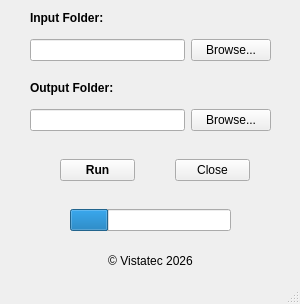
<?xml version="1.0" encoding="UTF-8"?>
<ui version="4.0">
 <class>MainWindow</class>
 <widget class="QMainWindow" name="MainWindow">
  <property name="geometry">
   <rect>
    <x>0</x>
    <y>0</y>
    <width>300</width>
    <height>304</height>
   </rect>
  </property>
  <property name="windowTitle">
   <string>Lokalise XLSX Converter</string>
  </property>
  <property name="windowIcon">
   <iconset>
    <normaloff>app_icon.ico</normaloff>app_icon.ico</iconset>
  </property>
  <widget class="QWidget" name="centralwidget">
   <widget class="QLabel" name="inputCSVTextLabel">
    <property name="geometry">
     <rect>
      <x>30</x>
      <y>10</y>
      <width>91</width>
      <height>16</height>
     </rect>
    </property>
    <property name="font">
     <font>
      <bold>true</bold>
     </font>
    </property>
    <property name="text">
     <string>Input Folder:</string>
    </property>
   </widget>
   <widget class="QLabel" name="outputCSVTextLabel">
    <property name="geometry">
     <rect>
      <x>30</x>
      <y>80</y>
      <width>101</width>
      <height>16</height>
     </rect>
    </property>
    <property name="font">
     <font>
      <bold>true</bold>
     </font>
    </property>
    <property name="text">
     <string>Output Folder:</string>
    </property>
   </widget>
   <widget class="QWidget" name="horizontalLayoutWidget">
    <property name="geometry">
     <rect>
      <x>0</x>
      <y>30</y>
      <width>301</width>
      <height>41</height>
     </rect>
    </property>
    <layout class="QHBoxLayout" name="horizontalLayout">
     <property name="leftMargin">
      <number>30</number>
     </property>
     <property name="rightMargin">
      <number>30</number>
     </property>
     <item>
      <widget class="QLineEdit" name="inputFolderLineEdit"/>
     </item>
     <item>
      <widget class="QPushButton" name="inputFolderPushButton">
       <property name="text">
        <string>Browse...</string>
       </property>
      </widget>
     </item>
    </layout>
   </widget>
   <widget class="QWidget" name="horizontalLayoutWidget_2">
    <property name="geometry">
     <rect>
      <x>0</x>
      <y>100</y>
      <width>301</width>
      <height>41</height>
     </rect>
    </property>
    <layout class="QHBoxLayout" name="horizontalLayout_2">
     <property name="leftMargin">
      <number>30</number>
     </property>
     <property name="rightMargin">
      <number>30</number>
     </property>
     <item>
      <widget class="QLineEdit" name="outputFolderLineEdit"/>
     </item>
     <item>
      <widget class="QPushButton" name="outputFolderPushButton">
       <property name="text">
        <string>Browse...</string>
       </property>
      </widget>
     </item>
    </layout>
   </widget>
   <widget class="QWidget" name="horizontalLayoutWidget_4">
    <property name="geometry">
     <rect>
      <x>0</x>
      <y>150</y>
      <width>310</width>
      <height>41</height>
     </rect>
    </property>
    <layout class="QHBoxLayout" name="horizontalLayout_4">
     <property name="spacing">
      <number>40</number>
     </property>
     <property name="leftMargin">
      <number>60</number>
     </property>
     <property name="rightMargin">
      <number>60</number>
     </property>
     <property name="bottomMargin">
      <number>0</number>
     </property>
     <item>
      <widget class="QPushButton" name="runPushButton">
       <property name="font">
        <font>
         <bold>true</bold>
        </font>
       </property>
       <property name="text">
        <string>Run</string>
       </property>
      </widget>
     </item>
     <item>
      <widget class="QPushButton" name="cancelPushButton">
       <property name="text">
        <string>Close</string>
       </property>
      </widget>
     </item>
    </layout>
   </widget>
   <widget class="QWidget" name="horizontalLayoutWidget_5">
    <property name="geometry">
     <rect>
      <x>0</x>
      <y>200</y>
      <width>301</width>
      <height>41</height>
     </rect>
    </property>
    <layout class="QHBoxLayout" name="horizontalLayout_5">
     <property name="spacing">
      <number>0</number>
     </property>
     <property name="leftMargin">
      <number>70</number>
     </property>
     <property name="rightMargin">
      <number>70</number>
     </property>
     <item>
      <widget class="QProgressBar" name="progressBar">
       <property name="maximum">
        <number>100</number>
       </property>
       <property name="value">
        <number>24</number>
       </property>
       <property name="alignment">
        <set>Qt::AlignCenter</set>
       </property>
       <property name="textVisible">
        <bool>false</bool>
       </property>
      </widget>
     </item>
    </layout>
   </widget>
   <widget class="QWidget" name="horizontalLayoutWidget_6">
    <property name="geometry">
     <rect>
      <x>0</x>
      <y>250</y>
      <width>301</width>
      <height>21</height>
     </rect>
    </property>
    <layout class="QHBoxLayout" name="horizontalLayout_6">
     <property name="spacing">
      <number>0</number>
     </property>
     <item>
      <widget class="QLabel" name="copyrightTextLabel">
       <property name="text">
        <string>© Vistatec 2026</string>
       </property>
       <property name="alignment">
        <set>Qt::AlignCenter</set>
       </property>
      </widget>
     </item>
    </layout>
   </widget>
  </widget>
  <widget class="QMenuBar" name="menubar">
   <property name="geometry">
    <rect>
     <x>0</x>
     <y>0</y>
     <width>300</width>
     <height>22</height>
    </rect>
   </property>
  </widget>
  <widget class="QStatusBar" name="statusbar"/>
 </widget>
 <resources/>
 <connections/>
</ui>
